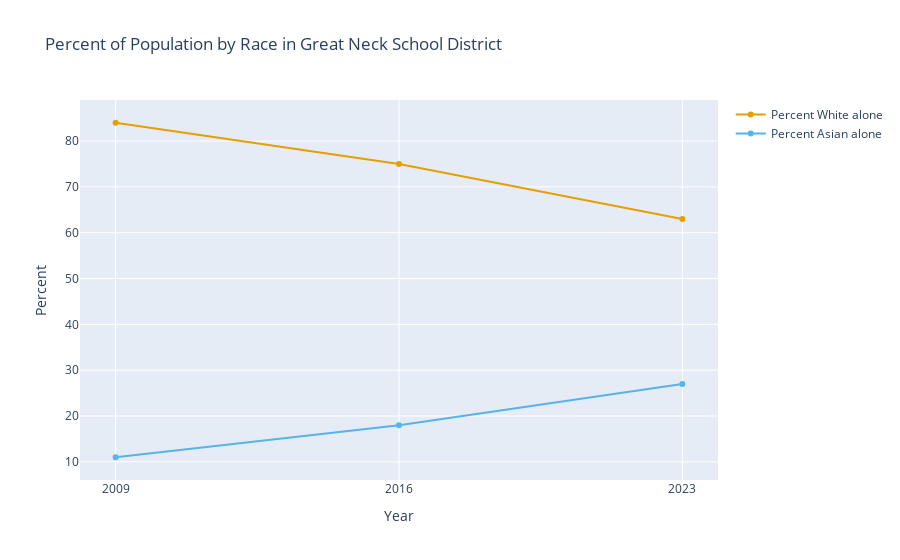

The notebook cell this image was saved under:
### Markdown cell above
It is remarkable just how rapidly the population of "Asian alone" is increasing in Great Neck: ~60% in each of the last 7-year periods! It might also be helpful to visualize the percentage of the total population in each group.

### Code cell
df["Percent White alone"] = (df["White alone"] / df["Total"] * 100).round()
df["Percent Asian alone"] = (df["Asian alone"] / df["Total"] * 100).round()

print(df)

graph_multiyear(
    df=df,
    title="Percent of Population by Race in Great Neck School District",
    yaxis_title="Percent",
    y_cols=["Percent White alone", "Percent Asian alone"],
)

### Figure 1 — Plotly figure (JSON) as saved in the notebook; plotly's stock layout.template omitted (floating-point values rounded to 4 significant figures)
{"data": [{"hovertemplate": "Year: %{x}<br>Percent White alone: %{y:,}<extra></extra>", "line": {"color": "#E69F00"}, "mode": "lines+markers", "name": "Percent White alone", "type": "scatter", "x": [2009, 2016, 2023], "y": [84, 75, 63]}, {"hovertemplate": "Year: %{x}<br>Percent Asian alone: %{y:,}<extra></extra>", "line": {"color": "#56B4E9"}, "mode": "lines+markers", "name": "Percent Asian alone", "type": "scatter", "x": [2009, 2016, 2023], "y": [11, 18, 27]}], "layout": {"title": {"text": "Percent of Population by Race in Great Neck School District"}, "xaxis": {"tickmode": "array", "ticktext": ["2009", "2016", "2023"], "tickvals": [2009, 2016, 2023], "title": {"text": "Year"}}, "yaxis": {"title": {"text": "Percent"}}}}
